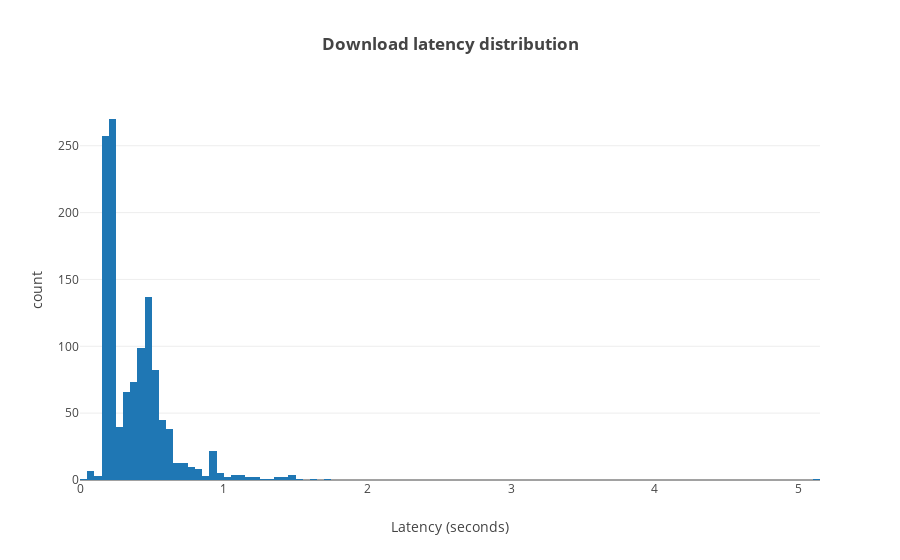

The notebook cell this image was saved under:
### Markdown cell above
### Visualize download latency
The same charts can be used for any other `float` columns in `headers_df` if available.

### Code cell
fig = px.histogram(
    x=headers_df['download_latency'],
    template='none',
    labels={'x': 'Latency (seconds)<br>'},
    height=500,
    # experiment with different values for nbins:
    # nbins=10,
    title='<b>Download latency distribution</b>')

fig.add_annotation(
    yref='y domain',
    xref='paper',
    x=0,
    y=-0.25,
    showarrow=False,
    align='right',
    text='<b>Latency:</b> time elapsed between establishing the TCP connection and receiving the HTTP headers.')
fig

### Figure 1 — Plotly figure (JSON) as saved in the notebook; plotly's stock layout.template omitted (floating-point values rounded to 4 significant figures; data arrays with more than 128 entries replaced by an {"elided": "..."} marker saying what was removed)
{"data": [{"alignmentgroup": "True", "bingroup": "x", "hovertemplate": "Latency (seconds)<br>=%{x}<br>count=%{y}<extra></extra>", "legendgroup": "", "marker": {"color": "#1F77B4", "pattern": {"shape": ""}}, "name": "", "offsetgroup": "", "orientation": "v", "showlegend": false, "type": "histogram", "x": {"elided": "1220 float values"}, "xaxis": "x", "yaxis": "y"}], "layout": {"annotations": [{"align": "right", "showarrow": false, "text": "<b>Latency:</b> time elapsed between establishing the TCP connection and receiving the HTTP headers.", "x": 0, "xref": "paper", "y": -0.25, "yref": "y domain"}], "autosize": true, "barmode": "relative", "legend": {"tracegroupgap": 0}, "title": {"text": "<b>Download latency distribution</b>"}, "xaxis": {"anchor": "y", "autorange": true, "domain": [0, 1], "range": [5.343e-16, 5.15], "title": {"text": "Latency (seconds)<br>"}, "type": "linear"}, "yaxis": {"anchor": "x", "autorange": true, "domain": [0, 1], "range": [0, 284.2], "title": {"text": "count"}}}}
